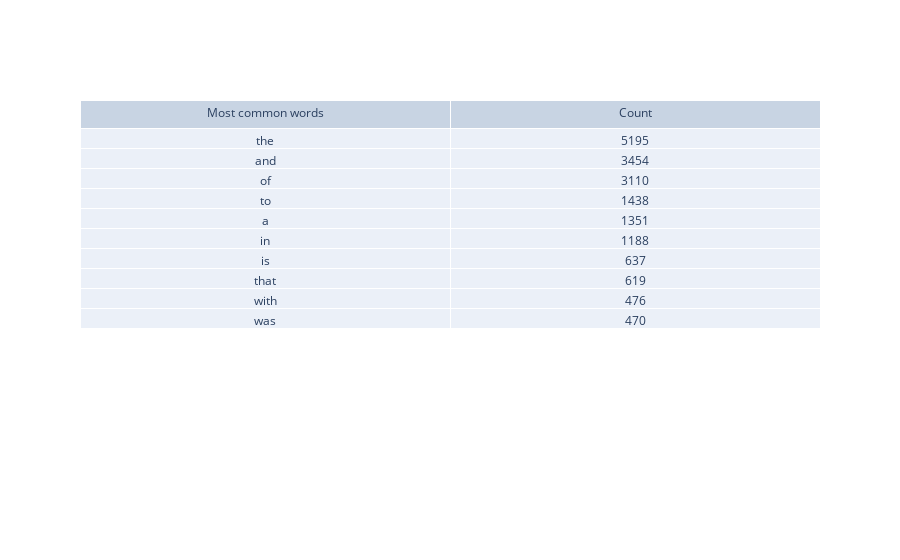

Notebook cell for this chart:
### Code cell
# [2-3] ON YOUR OWN:

# Using the code above for figures, create a new table that lists the top 10 most frequent words and how many times they occur in that text.

#import collections librat\y
from collections import Counter

#split the words up
split_it = soul.split()

#count those words
Counter = Counter(split_it)

# most_common() produces k frequently encountered
# input values and their respective counts.
most_occur = Counter.most_common(10)

#split the list up into two variables
first,snd = zip(*most_occur)


import plotly.graph_objects as go

fig = go.Figure(data=[go.Table(header=dict(values=['Most common words', 'Count']),
                 cells=dict(values=[first, snd]))
                     ])
fig.show()

### Figure 1 — Plotly figure (JSON) as saved in the notebook; plotly's stock layout.template omitted (floating-point values rounded to 4 significant figures)
{"data": [{"cells": {"values": [["the", "and", "of", "to", "a", "in", "is", "that", "with", "was"], [5195, 3454, 3110, 1438, 1351, 1188, 637, 619, 476, 470]]}, "header": {"values": ["Most common words", "Count"]}, "type": "table"}], "layout": {}}
